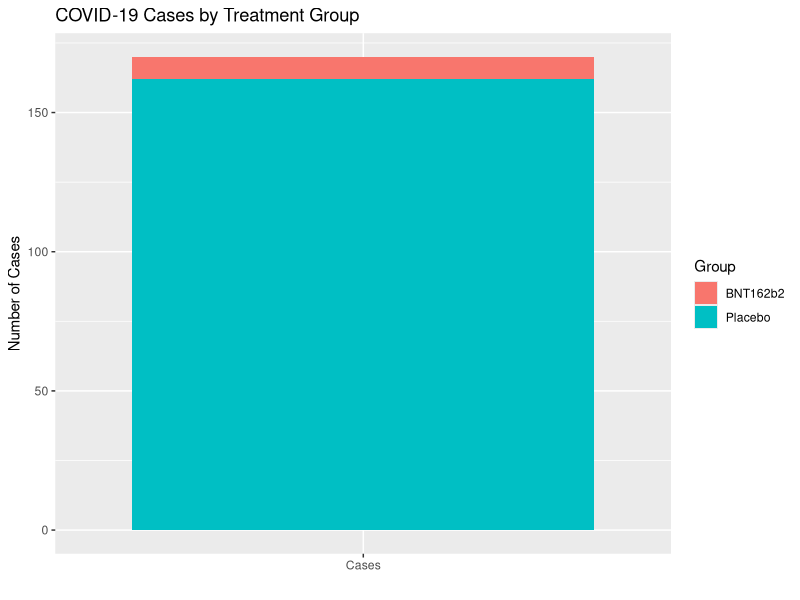
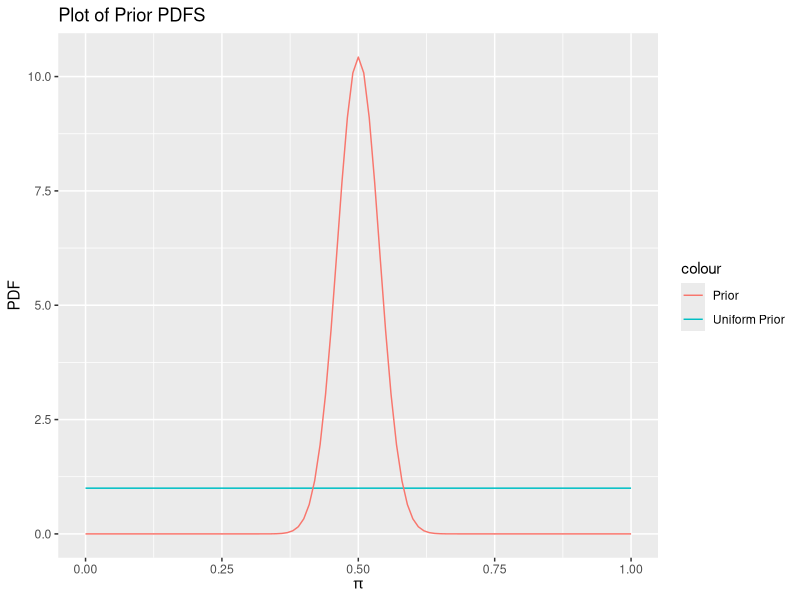
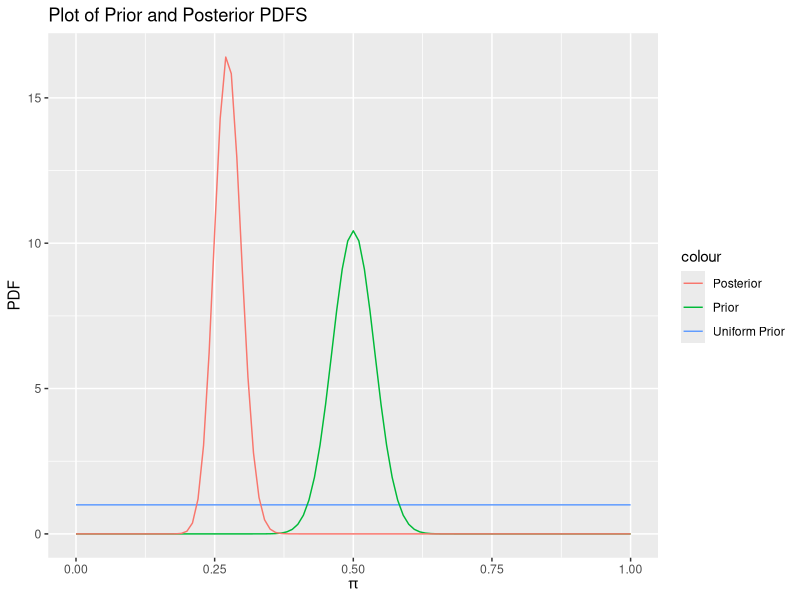

The R source for these figures, in order:
## ---- chunk 1
#Use this code chunk to include libraries, and set global options.
library(LearnBayes)
## ---- chunk 2
library(knitr)
library(ggplot2)

#data table
vaccine_table <- data.frame( Group = c("BNT162b2", "Placebo", "Total"), Cases = c(8, 162, 170), Sample_size = c(17411, 17511, 34922))

kable(vaccine_table, caption = "Table 1: Vaccine Efficacy against Covid-19 at least 7 days after second dose in patients without evidence of infection")

# summary stats table
summary_table <- data.frame( Statistic = c( "$\\hat{\\pi}_v$ (vaccine infection probability)", "$\\hat{\\pi}_p$ (placebo infection probability)", "$RR$ (relative risk)", "$\\psi$ (vaccine efficacy)"),
  Formula = c("$8/17411$", "$162/17511$", "$\\hat{\\pi}_v/\\hat{\\pi}_p$", "$1 - \\hat{\\pi}_v/\\hat{\\pi}_p$"),
  Estimate = c(8/17411, 162/17511, (8/17411)/(162/17511), 1 - (8/17411)/(162/17511)))

kable(summary_table, caption = "Estimated Risk and Vaccine Efficacy", digits = 6)

cases <- data.frame( Group = c("BNT162b2", "Placebo"), Cases = c(8, 162) ) 
ggplot(cases, aes(x = "Cases", y = Cases, fill = Group)) + geom_bar(stat = "identity") + labs(x = "", y = "Number of Cases", title= "COVID-19 Cases by Treatment Group")
## ---- chunk 3
beta.select(quantile1 = list(p = 0.01, x = 7/17),
            quantile2 = list(p = 0.5, x = 0.5))
## ---- chunk 4
ggplot() +
  geom_function(fun = dbeta,
                mapping = aes(color = "Uniform Prior"),
                args = list(shape1 = 1, shape2 = 1),
                xlim = c(0, 1)) +
  geom_function(fun = dbeta,
                mapping = aes(color = "Prior"),
                args = list(shape1 = 85.63, shape2 = 85.63),
                xlim = c(0, 1)) +
  labs(
    title = "Plot of Prior PDFS",
    x = expression(pi),
    y = "PDF")
## ---- chunk 5
ggplot() +
  geom_function(fun = dbeta,
                mapping = aes(color = "Uniform Prior"),
                args = list(shape1 = 1, 1),
                xlim = c(0, 1)) +
  geom_function(fun = dbeta,
                mapping = aes(color = "Prior"),
                args = list(shape1 = 85.63, 85.63),
                xlim = c(0, 1)) +
  geom_function(fun = dbeta,
                mapping = aes(color = "Posterior"),
                args = list(shape1 = 93.53, 247.53),
                xlim = c(0, 1)) +
  labs(
    title = "Plot of Prior and Posterior PDFS",
    x = expression(pi),
    y = "PDF"
  )
